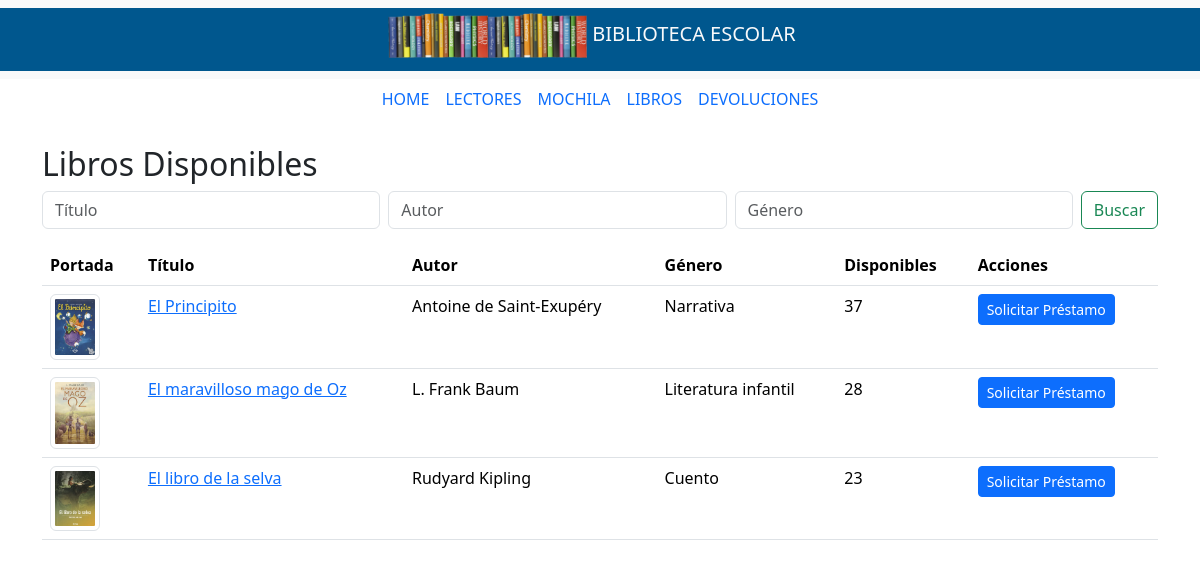
Page /libros/ on the earlier database version.
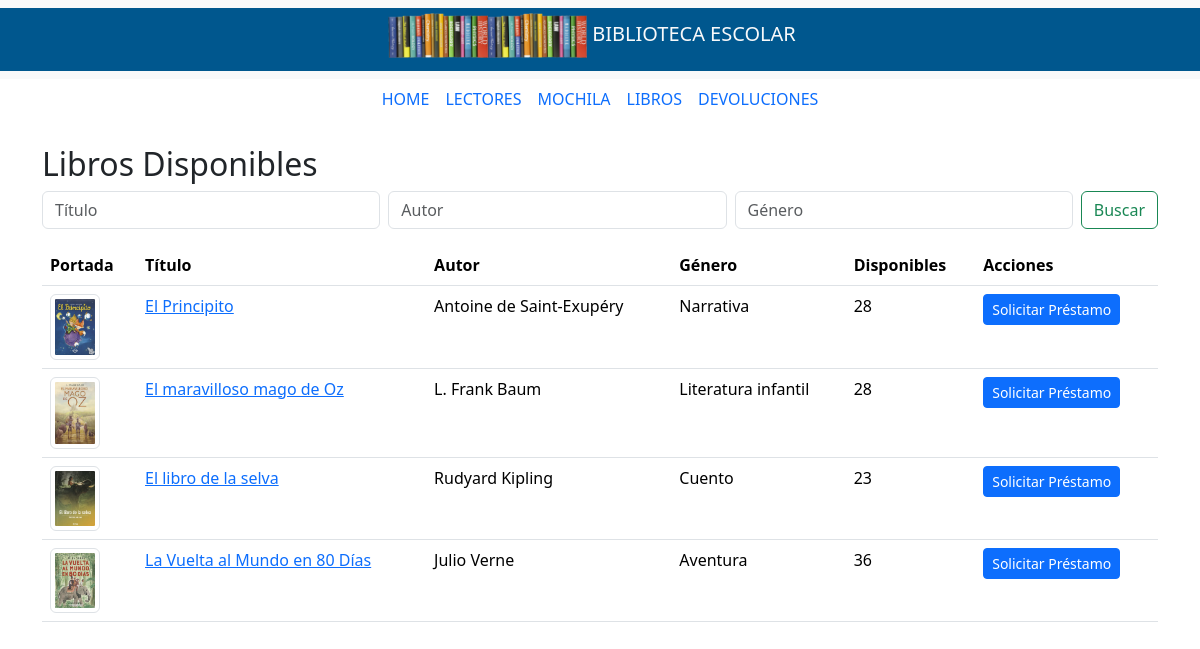
Same page on the later database version.
### sistema_biblioteca_app/models.py (models this page shows, shortened)
class Libro(models.Model):
    titulo = models.CharField(max_length=200)
    autor = models.CharField(max_length=100)
    isbn = models.CharField(max_length=13, unique=True)
    editorial = models.CharField(max_length=100)
    año_publicacion = models.PositiveIntegerField()
    genero = models.CharField(max_length=50)
    cantidad_disponible = models.PositiveIntegerField(default=1)
    imagen = models.ImageField(upload_to='portadas/', null=True, blank=True)

### sistema_biblioteca_app/views.py (the view)
# urls.py: path('libros/', libros_disponibles, name='libros'),
def libros_disponibles(request):
    titulo = request.GET.get('titulo', '')  # Obtén el valor del campo 'titulo'
    autor = request.GET.get('autor', '')    # Obtén el valor del campo 'autor'
    genero = request.GET.get('genero', '')  # Obtén el valor del campo 'genero'
    libros = Libro.objects.filter(cantidad_disponible__gt=0)
    if titulo:
        libros = libros.filter(titulo__icontains=titulo)
    if autor:
        libros = libros.filter(autor__icontains=autor)
    if genero:
        libros = libros.filter(genero__icontains=genero)
    return render(request, 'libros.html', {'libros': libros, 'titulo': titulo, 'autor': autor, 'genero': genero})

### sistema_biblioteca_app/templates/libros.html (shortened to what this page needs)
<!doctype html>
{% extends "index.html" %}
{% load static %}
{% block main_content %}
<div class="container mt-4">
    <h2>Libros Disponibles</h2>
    <form class="d-flex mb-3" role="search" method="GET" action="{% url 'libros' %}">
        <input class="form-control me-2" type="search" placeholder="Título" aria-label="Título" name="titulo" value="{{ titulo }}">
        <input class="form-control me-2" type="search" placeholder="Autor" aria-label="Autor" name="autor" value="{{ autor }}">
        <input class="form-control me-2" type="search" placeholder="Género" aria-label="Género" name="genero" value="{{ genero }}">
        <button class="btn btn-outline-success" type="submit">Buscar</button>
    </form>
    <table class="table table-hover">
        <thead>
            <tr>
                <th>Portada</th>
                <th>Título</th>
                <th>Autor</th>
                <th>Género</th>
                <th>Disponibles</th>
                <th>Acciones</th>
            </tr>
        </thead>
        <tbody>
            {% for libro in libros %}
                <tr>
                    <td>
                        {% if libro.imagen %}
                            <img src="{{ libro.imagen.url }}" class="img-thumbnail" alt="Portada de {{ libro.titulo }}" style="max-width: 50px;">
                        {% else %}
                            <p>Sin portada</p>
                        {% endif %}
                    </td>
                    <td><a href="{% url 'detalle_libro' libro.id %}">{{ libro.titulo }}</a></td>
                    <td>{{ libro.autor }}</td>
                    <td>{{ libro.genero }}</td>
                    <td>{{ libro.cantidad_disponible }}</td>
                    <td>
                        {% if libro.cantidad_disponible > 0 %}
                            <a href="{% url 'prestamo_libro' libro.id %}" class="btn btn-primary btn-sm">Solicitar Préstamo</a>
                        {% else %}
                            <p class="text-danger">No disponible</p>
                        {% endif %}
                    </td>
                </tr>
            {% endfor %}
        </tbody>
    </table>
</div>
{% endblock %}

Differences in the rows shown:
changed Libro "El Principito": cantidad_disponible "37" → "28"
added Libro: imagen (picture), titulo "La Vuelta al Mundo en 80 Días", autor "Julio Verne", genero "Aventura", cantidad_disponible "36", shows "Solicitar Préstamo"
